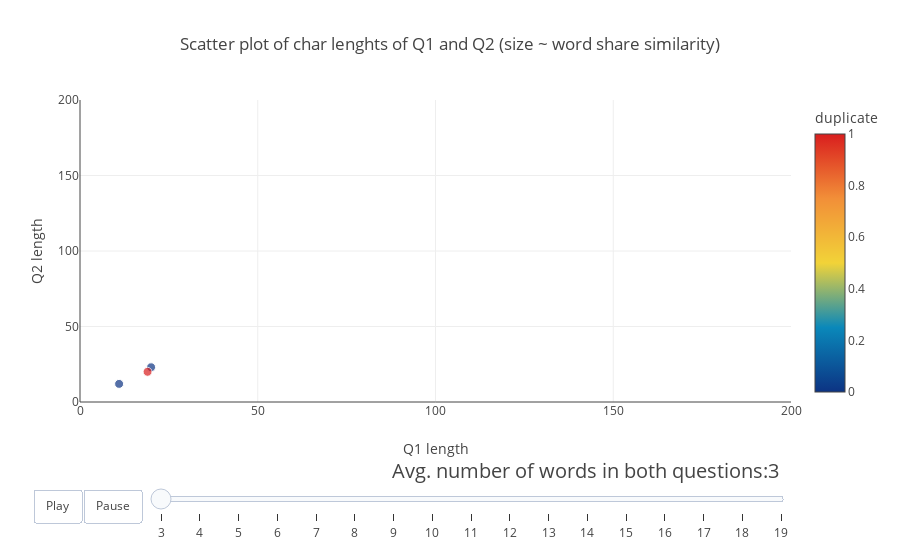

Source (notebook cell):
### Code cell
word_lens = sorted(list(df_subsampled['q_n_words_avg'].unique()))
# make figure
figure = {
    'data': [],
    'layout': {
        'title': 'Scatter plot of char lenghts of Q1 and Q2 (size ~ word share similarity)',
    },
    'frames': []#,
    #'config': {'scrollzoom': True}
}

# fill in most of layout
figure['layout']['xaxis'] = {'range': [0, 200], 'title': 'Q1 length'}
figure['layout']['yaxis'] = {
    'range': [0, 200],
    'title': 'Q2 length'#,
    #'type': 'log'
}
figure['layout']['hovermode'] = 'closest'

figure['layout']['updatemenus'] = [
    {
        'buttons': [
            {
                'args': [None, {'frame': {'duration': 300, 'redraw': False},
                         'fromcurrent': True, 'transition': {'duration': 300, 'easing': 'quadratic-in-out'}}],
                'label': 'Play',
                'method': 'animate'
            },
            {
                'args': [[None], {'frame': {'duration': 0, 'redraw': False}, 'mode': 'immediate',
                'transition': {'duration': 0}}],
                'label': 'Pause',
                'method': 'animate'
            }
        ],
        'direction': 'left',
        'pad': {'r': 10, 't': 87},
        'showactive': False,
        'type': 'buttons',
        'x': 0.1,
        'xanchor': 'right',
        'y': 0,
        'yanchor': 'top'
    }
]

sliders_dict = {
    'active': 0,
    'yanchor': 'top',
    'xanchor': 'left',
    'currentvalue': {
        'font': {'size': 20},
        'prefix': 'Avg. number of words in both questions:',
        'visible': True,
        'xanchor': 'right'
    },
    'transition': {'duration': 300, 'easing': 'cubic-in-out'},
    'pad': {'b': 10, 't': 50},
    'len': 0.9,
    'x': 0.1,
    'y': 0,
    'steps': []
}

# make data
word_len = word_lens[0]
dff = df_subsampled[df_subsampled['q_n_words_avg'] == word_len]
data_dict = {
    'x': list(dff['q1len']),
    'y': list(dff['q2len']),
    'mode': 'markers',
    'text': list(dff['is_duplicate']),
    'marker': {
        'sizemode': 'area',
        #'sizeref': 200000,
        'colorscale': 'Portland',
        'size': dff['word_share'].values * 120,
        'color': dff['is_duplicate'].values,
        'colorbar': dict(title = 'duplicate')
    },
    'name': 'some name'
}
figure['data'].append(data_dict)

# make frames
for word_len in word_lens:
    frame = {'data': [], 'name': str(word_len)}
    dff = df_subsampled[df_subsampled['q_n_words_avg'] == word_len]

    data_dict = {
        'x': list(dff['q1len']),
        'y': list(dff['q2len']),
        'mode': 'markers',
        'text': list(dff['is_duplicate']),
        'marker': {
            'sizemode': 'area',
            #'sizeref': 200000,
            'size': dff['word_share'].values * 120,
            'colorscale': 'Portland',
            'color': dff['is_duplicate'].values,
            'colorbar': dict(title = 'duplicate')
        },
        'name': 'some name'
    }
    frame['data'].append(data_dict)

    figure['frames'].append(frame)
    slider_step = {'args': [
        [word_len],
        {
            'frame': {'duration': 300, 'redraw': False},
            'mode': 'immediate',
            'transition': {'duration': 300}
        }
     ],
     'label': word_len,
     'method': 'animate'}
    sliders_dict['steps'].append(slider_step)

    
figure['layout']['sliders'] = [sliders_dict]

py.iplot(figure)

### Figure 1 — Plotly figure (JSON) as saved in the notebook; plotly's stock layout.template omitted (floating-point values rounded to 4 significant figures)
{"data": [{"marker": {"color": [0, 0, 1], "colorbar": {"title": "duplicate"}, "colorscale": "Portland", "size": [40, 40, 40], "sizemode": "area"}, "mode": "markers", "name": "some name", "text": [0, 0, 1], "x": [20, 11, 19], "y": [23, 12, 20]}], "layout": {"hovermode": "closest", "sliders": [{"active": 0, "currentvalue": {"font": {"size": 20}, "prefix": "Avg. number of words in both questions:", "visible": true, "xanchor": "right"}, "len": 0.9, "pad": {"b": 10, "t": 50}, "steps": [{"args": [[3], {"frame": {"duration": 300, "redraw": false}, "mode": "immediate", "transition": {"duration": 300}}], "label": 3, "method": "animate"}, {"args": [[4], {"frame": {"duration": 300, "redraw": false}, "mode": "immediate", "transition": {"duration": 300}}], "label": 4, "method": "animate"}, {"args": [[5], {"frame": {"duration": 300, "redraw": false}, "mode": "immediate", "transition": {"duration": 300}}], "label": 5, "method": "animate"}, {"args": [[6], {"frame": {"duration": 300, "redraw": false}, "mode": "immediate", "transition": {"duration": 300}}], "label": 6, "method": "animate"}, {"args": [[7], {"frame": {"duration": 300, "redraw": false}, "mode": "immediate", "transition": {"duration": 300}}], "label": 7, "method": "animate"}, {"args": [[8], {"frame": {"duration": 300, "redraw": false}, "mode": "immediate", "transition": {"duration": 300}}], "label": 8, "method": "animate"}, {"args": [[9], {"frame": {"duration": 300, "redraw": false}, "mode": "immediate", "transition": {"duration": 300}}], "label": 9, "method": "animate"}, {"args": [[10], {"frame": {"duration": 300, "redraw": false}, "mode": "immediate", "transition": {"duration": 300}}], "label": 10, "method": "animate"}, {"args": [[11], {"frame": {"duration": 300, "redraw": false}, "mode": "immediate", "transition": {"duration": 300}}], "label": 11, "method": "animate"}, {"args": [[12], {"frame": {"duration": 300, "redraw": false}, "mode": "immediate", "transition": {"duration": 300}}], "label": 12, "method": "animate"}, {"args": [[13], {"frame": {"duration": 300, "redraw": false}, "mode": "immediate", "transition": {"duration": 300}}], "label": 13, "method": "animate"}, {"args": [[14], {"frame": {"duration": 300, "redraw": false}, "mode": "immediate", "transition": {"duration": 300}}], "label": 14, "method": "animate"}, {"args": [[15], {"frame": {"duration": 300, "redraw": false}, "mode": "immediate", "transition": {"duration": 300}}], "label": 15, "method": "animate"}, {"args": [[16], {"frame": {"duration": 300, "redraw": false}, "mode": "immediate", "transition": {"duration": 300}}], "label": 16, "method": "animate"}, {"args": [[17], {"frame": {"duration": 300, "redraw": false}, "mode": "immediate", "transition": {"duration": 300}}], "label": 17, "method": "animate"}, {"args": [[18], {"frame": {"duration": 300, "redraw": false}, "mode": "immediate", "transition": {"duration": 300}}], "label": 18, "method": "animate"}, {"args": [[19], {"frame": {"duration": 300, "redraw": false}, "mode": "immediate", "transition": {"duration": 300}}], "label": 19, "method": "animate"}], "transition": {"duration": 300, "easing": "cubic-in-out"}, "x": 0.1, "xanchor": "left", "y": 0, "yanchor": "top"}], "title": "Scatter plot of char lenghts of Q1 and Q2 (size ~ word share similarity)", "updatemenus": [{"buttons": [{"args": [null, {"frame": {"duration": 300, "redraw": false}, "fromcurrent": true, "transition": {"duration": 300, "easing": "quadratic-in-out"}}], "label": "Play", "method": "animate"}, {"args": [[null], {"frame": {"duration": 0, "redraw": false}, "mode": "immediate", "transition": {"duration": 0}}], "label": "Pause", "method": "animate"}], "direction": "left", "pad": {"r": 10, "t": 87}, "showactive": false, "type": "buttons", "x": 0.1, "xanchor": "right", "y": 0, "yanchor": "top"}], "xaxis": {"range": [0, 200], "title": "Q1 length"}, "yaxis": {"range": [0, 200], "title": "Q2 length"}}}
